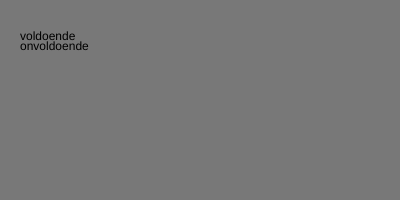
Frame 1 (no input)
Frame 60 (no input): identical to frame 1, image omitted
Frame 120 (the mouse pressed at the canvas centre since frame 60): identical to frame 1, image omitted

The p5.js sketch that drew this single still picture (run headless with seeded random() and noise() and a simulated clock; from frame 60 on, the mouse is pressed at the canvas centre):

// p5.js sketch
// ── sketch.js
function setup() {
  createCanvas(400, 200);
}

function draw() {
  background(120);
  let score = 60


  if (score > 90 && score <= 100){
    text("uitstekent!", 20,20)
  }

  else if (score > 70 && score <=89){
     text("goed gedaan", 20,30)
  }
  else if (score > 50 && score<=69){
    text("voldoende", 20,40)
}

  else (score < 49)
    text("onvoldoende",20,50)
}
